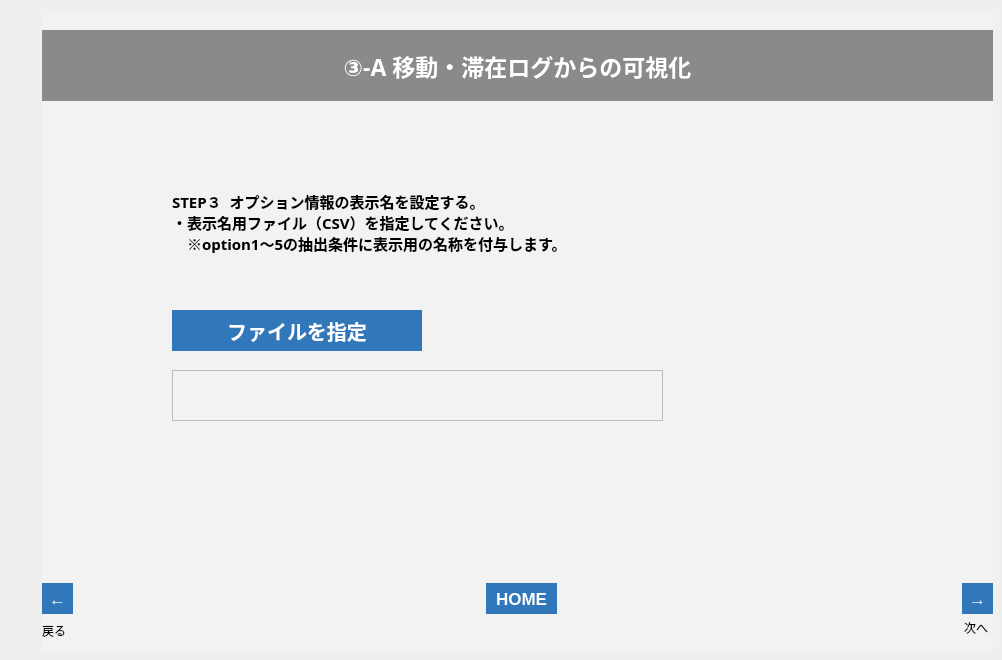
   <widget class="QWidget" name="tab_27">
    <attribute name="title">
     <string>ページ</string>
    </attribute>
    <widget class="QFrame" name="frame_31">
     <property name="geometry">
      <rect>
       <x>42</x>
       <y>10</y>
       <width>951</width>
       <height>641</height>
      </rect>
     </property>
     <property name="styleSheet">
      <string notr="true">background-color: rgb(242, 242, 242);</string>
     </property>
     <property name="frameShape">
      <enum>QFrame::NoFrame</enum>
     </property>
     <property name="frameShadow">
      <enum>QFrame::Plain</enum>
     </property>
     <property name="lineWidth">
      <number>0</number>
     </property>
     <widget class="QLabel" name="lbl_003_3_n_2">
      <property name="geometry">
       <rect>
        <x>922</x>
        <y>610</y>
        <width>31</width>
        <height>16</height>
       </rect>
      </property>
      <property name="text">
       <string>次へ</string>
      </property>
     </widget>
     <widget class="QLabel" name="label_112">
      <property name="geometry">
       <rect>
        <x>0</x>
        <y>610</y>
        <width>50</width>
        <height>21</height>
       </rect>
      </property>
      <property name="text">
       <string>戻る</string>
      </property>
     </widget>
     <widget class="QToolButton" name="btn_003_3_n_2">
      <property name="geometry">
       <rect>
        <x>920</x>
        <y>573</y>
        <width>31</width>
        <height>31</height>
       </rect>
      </property>
      <property name="font">
       <font>
        <pointsize>13</pointsize>
        <weight>75</weight>
        <bold>true</bold>
       </font>
      </property>
      <property name="styleSheet">
       <string notr="true">background-color: rgb(48,120,186);
color: rgb(255, 255, 255);
border: none;</string>
      </property>
      <property name="text">
       <string>→</string>
      </property>
     </widget>
     <widget class="QToolButton" name="btn_003_3_b_2">
      <property name="geometry">
       <rect>
        <x>0</x>
        <y>573</y>
        <width>31</width>
        <height>31</height>
       </rect>
      </property>
      <property name="font">
       <font>
        <pointsize>13</pointsize>
        <weight>75</weight>
        <bold>true</bold>
       </font>
      </property>
      <property name="styleSheet">
       <string notr="true">background-color: rgb(48,120,186);
color: rgb(255, 255, 255);
border: none;</string>
      </property>
      <property name="text">
       <string>←</string>
      </property>
     </widget>
     <widget class="QLabel" name="label_113">
      <property name="geometry">
       <rect>
        <x>0</x>
        <y>20</y>
        <width>951</width>
        <height>71</height>
       </rect>
      </property>
      <property name="font">
       <font>
        <family>游ゴシック</family>
        <pointsize>17</pointsize>
        <weight>75</weight>
        <bold>true</bold>
       </font>
      </property>
      <property name="styleSheet">
       <string notr="true">background-color: rgb(138, 138, 138);
color: rgb(255, 255, 255);</string>
      </property>
      <property name="text">
       <string>③-A 移動・滞在ログからの可視化</string>
      </property>
      <property name="alignment">
       <set>Qt::AlignCenter</set>
      </property>
     </widget>
     <widget class="QToolButton" name="btn_home_17_2">
      <property name="geometry">
       <rect>
        <x>444</x>
        <y>573</y>
        <width>71</width>
        <height>31</height>
       </rect>
      </property>
      <property name="font">
       <font>
        <pointsize>13</pointsize>
        <weight>75</weight>
        <bold>true</bold>
       </font>
      </property>
      <property name="styleSheet">
       <string notr="true">background-color: rgb(48,120,186);
color: rgb(255, 255, 255);
border: none;</string>
      </property>
      <property name="text">
       <string>HOME</string>
      </property>
     </widget>
     <widget class="QLabel" name="label_38">
      <property name="geometry">
       <rect>
        <x>130</x>
        <y>180</y>
        <width>711</width>
        <height>111</height>
       </rect>
      </property>
      <property name="font">
       <font>
        <family>游ゴシック</family>
        <pointsize>11</pointsize>
        <weight>75</weight>
        <bold>true</bold>
       </font>
      </property>
      <property name="styleSheet">
       <string notr="true">border-color: rgb(220, 220, 220);</string>
      </property>
      <property name="frameShape">
       <enum>QFrame::Box</enum>
      </property>
      <property name="lineWidth">
       <number>0</number>
      </property>
      <property name="midLineWidth">
       <number>0</number>
      </property>
      <property name="text">
       <string>STEP３  オプション情報の表示名を設定する。
・表示名用ファイル（CSV）を指定してください。
　※option1～5の抽出条件に表示用の名称を付与します。
</string>
      </property>
      <property name="alignment">
       <set>Qt::AlignLeading|Qt::AlignLeft|Qt::AlignTop</set>
      </property>
     </widget>
     <widget class="QPushButton" name="btn_option_load_3">
      <property name="geometry">
       <rect>
        <x>130</x>
        <y>300</y>
        <width>250</width>
        <height>41</height>
       </rect>
      </property>
      <property name="font">
       <font>
        <family>游ゴシック</family>
        <pointsize>15</pointsize>
        <weight>75</weight>
        <bold>true</bold>
       </font>
      </property>
      <property name="autoFillBackground">
       <bool>false</bool>
      </property>
      <property name="styleSheet">
       <string notr="true">background-color: rgb(48,120,186);
color: rgb(255, 255, 255);
border: none;</string>
      </property>
      <property name="text">
       <string>ファイルを指定</string>
      </property>
     </widget>
     <widget class="QListWidget" name="list_optioncsv_3">
      <property name="geometry">
       <rect>
        <x>130</x>
        <y>360</y>
        <width>491</width>
        <height>51</height>
       </rect>
      </property>
      <property name="font">
       <font>
        <pointsize>12</pointsize>
       </font>
      </property>
     </widget>
     <widget class="QLabel" name="lbl_001_11">
      <property name="geometry">
       <rect>
        <x>130</x>
        <y>430</y>
        <width>711</width>
        <height>51</height>
       </rect>
      </property>
      <property name="font">
       <font>
        <family>游ゴシック</family>
        <pointsize>11</pointsize>
        <weight>75</weight>
        <bold>true</bold>
       </font>
      </property>
      <property name="styleSheet">
       <string notr="true">border-color: rgb(220, 220, 220);</string>
      </property>
      <property name="frameShape">
       <enum>QFrame::Box</enum>
      </property>
      <property name="lineWidth">
       <number>0</number>
      </property>
      <property name="midLineWidth">
       <number>0</number>
      </property>
      <property name="text">
       <string/>
      </property>
      <property name="alignment">
       <set>Qt::AlignLeading|Qt::AlignLeft|Qt::AlignVCenter</set>
      </property>
     </widget>
    </widget>
   </widget>
